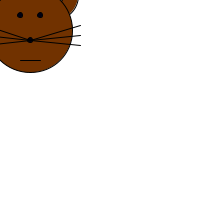
Frame 1 (no input)
Frame 60 (the mouse pressed at the canvas centre just before this capture): identical to frame 1, image omitted
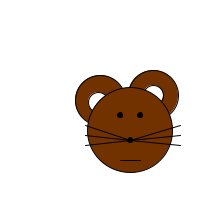
Frame 120 (the mouse held since frame 60 and released just before this capture)

The Processing sketch that drew these frames (run headless with seeded random() and noise(); from frame 60 on, the mouse is pressed at the canvas centre):

// Processing sketch: processing_121837
// ── processing_121837.pde

void setup() {
  size(200,200);
}


void draw() {
background(255,255,255);

//mousex=60
//mousey=55


fill(113,50,0);               //ear1
ellipseMode(CENTER);        //ear1
ellipse(mouseX,mouseY,50,50);      //ear1


fill(113,50,0);              //ear2
ellipseMode(CENTER);        //ear2
ellipse(mouseX+53,mouseY-5,50,50);      //ear2


fill(255,255,255);          //inear1
ellipseMode(CENTER);        //inear1
ellipse(mouseX-2,mouseY+2,20,20);       //inear1


fill(255,255,255);          //inear2
ellipseMode(CENTER);        //inear2
ellipse(mouseX+53,mouseY-5,20,20);      //inear2


fill(113,50,0);            //head
ellipseMode(CENTER);       //head
ellipse(mouseX+30,mouseY+30,85,85);      //head


fill(0,0,20);              //eye1
ellipseMode(CENTER);      //eye1
ellipse(mouseX+40,mouseY+15,5,5);      //eye1


fill(0,0,20);             //eye2
ellipseMode(CENTER);      //eye2
ellipse(mouseX+20,mouseY+15,5,5);       //eye2


fill(0,0,20);             //nose
ellipseMode(CENTER);      //nose
ellipse(mouseX+30,mouseY+40,5,5);       //nose

line(mouseX+30,mouseY+40,mouseX-15,mouseY+25);        //nosehairleft1
line(mouseX+30,mouseY+40,mouseX-15,mouseY+35);        //nosehairleft2
line(mouseX+30,mouseY+40,mouseX-15,mouseY+45);       //nosehairleft3

line(mouseX+30,mouseY+40,mouseX+80,mouseY+25);      //nosehairright1
line(mouseX+30,mouseY+40,mouseX+80,mouseY+35);      //nosehairright2
line(mouseX+30,mouseY+40,mouseX+80,mouseY+45);     //nosehairright3


//fill(255,255,255);        //mouth
//rect(mouseX+20,mouseY+50,mouseX-56,mouseY-45);        //mouth  
//rect(mouseX+24,mouseY+50,mouseX-56,mouseY-45);        //mouth
//rect(mouseX+28,mouseY+50,mouseX-56,mouseY-45);        //mouth
//rect(mouseX+32,mouseY+50,mouseX-56,mouseY-45);        //mouth
//rect(mouseX+36,mouseY+50,mouseX-56,mouseY-45);        //mouth
line(mouseX+20,mouseY+60,mouseX+40,mouseY+60);     //mouth
}
